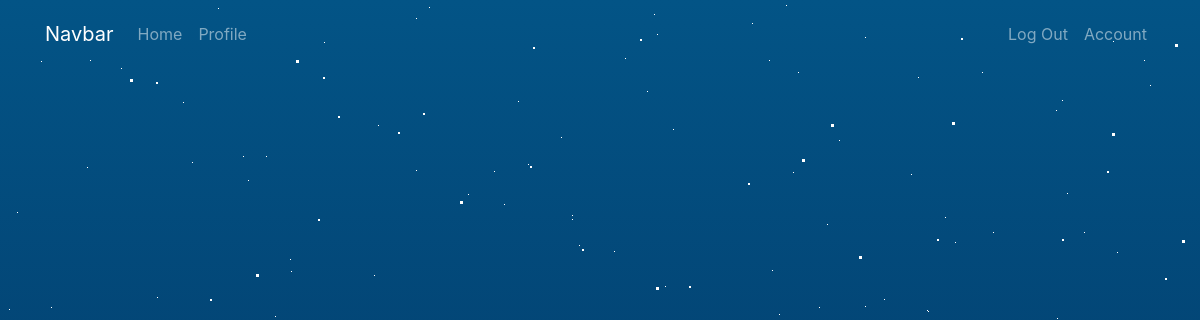
The page /user/Elizabeth (signed in) on the database as committed earlier.
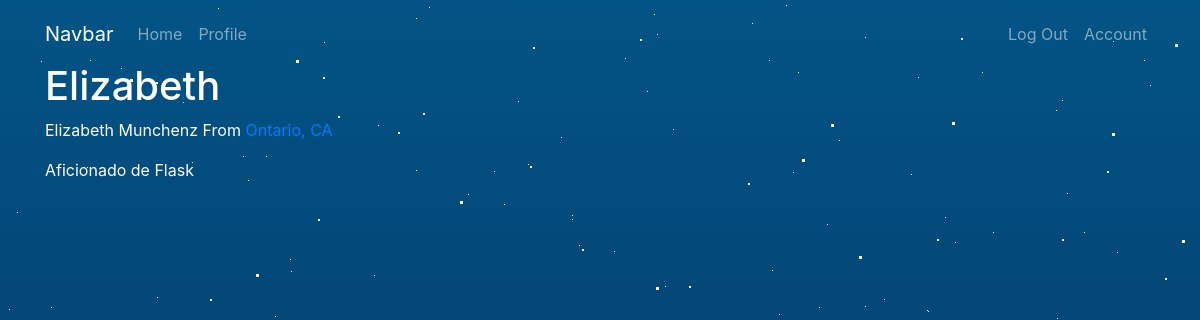
The same page on the database as committed later.
### app/models.py (models this page shows, shortened)
class User(UserMixin, db.Model):
    __tablename__ = 'users'
    id = db.Column(db.Integer, primary_key=True)
    email = db.Column(db.String(64), unique=True, index=True)
    username = db.Column(db.String(64), unique=True, index=True)
    password_hash = db.Column(db.String(128))
    role_id = db.Column(db.Integer, db.ForeignKey('roles.id'))
    name = db.Column(db.String(64))
    location = db.Column(db.String(64))
    about_me = db.Column(db.Text())
    def can(self, perm):
        return self.role is not None and self.role.has_permission(perm)
    def is_administrator(self):
        return self.can(Permission.ADMIN)
    def ping(self):
        self.last_seen = datetime.utcnow
        db.session.add(self)
        db.session.commit()
    @property
    def password(self):
        raise AttributeError('password is not a readable attribute')

### app/main/views.py (the view)
@main.route('/user/<username>')
def user(username):
    user = User.query.filter_by(username=username).first()
    return render_template('profile.html', user=user)

### app/auth/views.py (called while the page is built)
@auth.before_app_request
def before_request():
    if current_user.is_authenticated:
        current_user.ping()

### app/main/__init__.py (called while the page is built)
@main.app_context_processor
def inject_permission():
    return dict(Permission=Permission)

### app/models.py (called while the page is built)
@login_manager.user_loader
def load_user(user_id):
    return User.query.get(int(user_id))

    def has_permission(self, perm):
        return self.permissions & perm == perm

### app/templates/profile.html (shortened to what this page needs)
{% extends "base.html" %}
{% block page_content %}
<div class="page-header">
    <div class="container" style="color: white;">
        <h1>{{ user.username }}</h1>
        {% if user.name or user.location %}
        <p>
            {% if user.name %}{{ user.name }}{% endif %}
            {% if user.location %}
                From <a href="http://maps.google.com/?q={{ user.location }}">
                    {{ user.location }}
                </a>
            {% endif %}
        </p>
        {% endif %}
        {% if user.about_me %}<p>{{ user.about_me }}</p>{% endif %}
    </div>
</div>
{% endblock %}

### app/templates/base.html (shortened to what this page needs)
<html>
{% block head %}
<head>
    <link rel="stylesheet" href="{{ url_for('static', filename='css/styles.css') }}">
    <link rel="stylesheet" href="{{ url_for('static', filename='css/stars.css') }}">
    <link rel="stylesheet" href="https://maxcdn.bootstrapcdn.com/bootstrap/4.0.0/css/bootstrap.min.css">
{% endblock %}
<body>
    <section class="wrapper">
        <div id="stars3"></div>
    </section>
{% block navbar %}
<header>
    <nav class="navbar navbar-expand-lg navbar-dark bg-dark" style="background-color: transparent !important;">
        <div class="container">
            <a class="navbar-brand" href="{{ url_for('main.index') }}">Navbar</a>
            <div class="collapse navbar-collapse" id="navbarSupportedContent">
                <ul class="navbar-nav mr-auto">
                    <li class="nav-item">
                        <a class="nav-link" href="{{ url_for('main.index') }}">Home <span class="sr-only">(current)</span></a>
                    </li>
                    {% if current_user.is_authenticated %}
                    <li class="nav-item">
                        <a class="nav-link" href="{{ url_for('main.user', username=current_user.username) }}">Profile</a>
                    </li>
                    {% endif %}
                </ul>
                <div class="navbar-nav">
                    {% if current_user.is_authenticated %}
                        <a class="nav-item nav-link" href="{{ url_for('auth.logout') }}">Log Out</a>
                        <a class="nav-item nav-link" href="">Account</a>
                    {% else %}
                        <a class="nav-item nav-link" href="{{ url_for('auth.login') }}">Log In</a>
                        <a class="nav-item nav-link" href="{{ url_for('auth.register') }}">Register</a>
                    {% endif %}
                </div>
            </div>
        </div>
    </nav>
</header>
{% endblock %}
{% block content %}
    {% block page_content %}{% endblock %}
{% endblock %}
</body>
</html>

### app/static/css/styles.css (style rules this page uses)
body { background: linear-gradient(#035486,#010029); overflow: hidden; }
.navbar { background-color: transparent !important; }

### app/static/css/stars.css (style rules this page uses)
#stars3 { width: 3px; height: 3px; background: transparent; animation: animStar 150s linear infinte; box-shadow: 387px 1878px #fff, 760px 1564px #fff, 1487px 999px #fff, 948px 1828px #fff, 1977px 1001px #fff, 1284px 1963px #fff, 656px 284px #fff, 1268px 1635px #fff, 1820px 598px #fff, 642px 1900px #fff, 296px 57px #fff, 921px 1620px #fff, 476px 1858px #fff, 658px 613px #fff, 1171px 1363px #fff, 1419px 283px #fff, 1037px 731px #fff, 503px 663px #fff, 1562px 463px #fff, 383px 1197px #fff, 1171px 1233px #fff, 876px 1768px #fff, 856px 1615px #fff, 1375px 1924px #fff, 1725px 918px #fff, 952px 119px #fff, 768px 1212px #fff, 992px 1462px #fff, 1929px 717px #fff, 1947px 755px #fff, 1818px 1123px #fff, 1896px 1672px #fff, 460px 198px #fff, 256px 271px #fff, 752px 544px #fff, 1222px 1859px #fff, 1851px 443px #fff, 313px 1858px #fff, 709px 446px #fff, 1546px 697px #fff, 674px 1155px #fff, 1112px 130px #fff, 355px 1790px #fff, 1496px 974px #fff, 1696px 480px #fff, 1316px 1265px #fff, 1645px 1063px #fff, 1182px 237px #fff, 427px 1582px #fff, 859px 253px #fff, 458px 939px #fff, 1517px 1644px #fff, 1943px 60px #fff, 212px 1650px #fff, 966px 1786px #fff, 473px 712px #fff, 130px 76px #fff, 1417px 1186px #fff, 909px 1580px #fff, 1913px 762px #fff, 204px 1143px #fff, 1998px 1057px #fff, 1468px 1301px #fff, 144px 1676px #fff, 21px 1601px #fff, 382px 1362px #fff, 912px 753px #fff, 1488px 1405px #fff, 802px 156px #fff, 174px 550px #fff, 338px 1366px #fff, 1197px 774px #fff, 602px 486px #fff, 682px 1877px #fff, 348px 1503px #fff, 407px 1139px #fff, 950px 1400px #fff, 922px 1139px #fff, 1697px 293px #fff, 1238px 1281px #fff, 1038px 1197px #fff, 376px 1889px #fff, 1255px 1680px #fff, 1008px 1316px #fff, 1538px 1447px #fff, 1186px 874px #fff, 1967px 640px #fff, 1341px 19px #fff, 29px 1732px #fff, 16px 1650px #fff, 1021px 1075px #fff, 723px 424px #fff, 1175px 41px #fff, 494px 1957px #fff, 1296px 431px #fff, 175px 1507px #fff, 831px 121px #fff, 498px 1947px #fff, 617px 880px #fff, 240px 403px #fff; }
#stars3:after { content: ''; position: absolute; top: 2000px; width: 3px; height: 3px; background: transparent; box-shadow: 387px 1878px #fff, 760px 1564px #fff, 1487px 999px #fff, 948px 1828px #fff, 1977px 1001px #fff, 1284px 1963px #fff, 656px 284px #fff, 1268px 1635px #fff, 1820px 598px #fff, 642px 1900px #fff, 296px 57px #fff, 921px 1620px #fff, 476px 1858px #fff, 658px 613px #fff, 1171px 1363px #fff, 1419px 283px #fff, 1037px 731px #fff, 503px 663px #fff, 1562px 463px #fff, 383px 1197px #fff, 1171px 1233px #fff, 876px 1768px #fff, 856px 1615px #fff, 1375px 1924px #fff, 1725px 918px #fff, 952px 119px #fff, 768px 1212px #fff, 992px 1462px #fff, 1929px 717px #fff, 1947px 755px #fff, 1818px 1123px #fff, 1896px 1672px #fff, 460px 198px #fff, 256px 271px #fff, 752px 544px #fff, 1222px 1859px #fff, 1851px 443px #fff, 313px 1858px #fff, 709px 446px #fff, 1546px 697px #fff, 674px 1155px #fff, 1112px 130px #fff, 355px 1790px #fff, 1496px 974px #fff, 1696px 480px #fff, 1316px 1265px #fff, 1645px 1063px #fff, 1182px 237px #fff, 427px 1582px #fff, 859px 253px #fff, 458px 939px #fff, 1517px 1644px #fff, 1943px 60px #fff, 212px 1650px #fff, 966px 1786px #fff, 473px 712px #fff, 130px 76px #fff, 1417px 1186px #fff, 909px 1580px #fff, 1913px 762px #fff, 204px 1143px #fff, 1998px 1057px #fff, 1468px 1301px #fff, 144px 1676px #fff, 21px 1601px #fff, 382px 1362px #fff, 912px 753px #fff, 1488px 1405px #fff, 802px 156px #fff, 174px 550px #fff, 338px 1366px #fff, 1197px 774px #fff, 602px 486px #fff, 682px 1877px #fff, 348px 1503px #fff, 407px 1139px #fff, 950px 1400px #fff, 922px 1139px #fff, 1697px 293px #fff, 1238px 1281px #fff, 1038px 1197px #fff, 376px 1889px #fff, 1255px 1680px #fff, 1008px 1316px #fff, 1538px 1447px #fff, 1186px 874px #fff, 1967px 640px #fff, 1341px 19px #fff, 29px 1732px #fff, 16px 1650px #fff, 1021px 1075px #fff, 723px 424px #fff, 1175px 41px #fff, 494px 1957px #fff, 1296px 431px #fff, 175px 1507px #fff, 831px 121px #fff, 498px 1947px #fff, 617px 880px #fff, 240px 403px #fff; }

Rows that differ between the two databases and show on the page:
added User: username "Elizabeth", name "Elizabeth Munchenz", location "Ontario, CA", about_me "Aficionado de Flask"
Other text that changed with them:
text now shown: "From"
